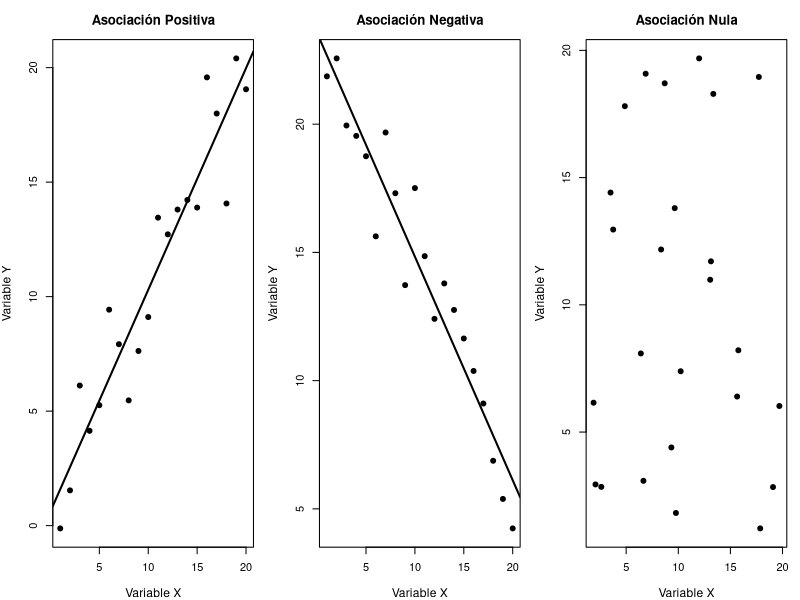
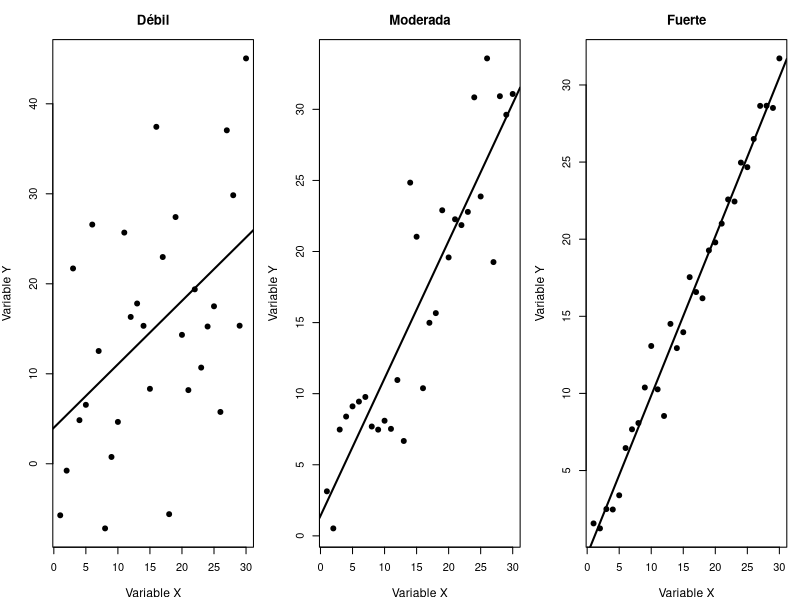
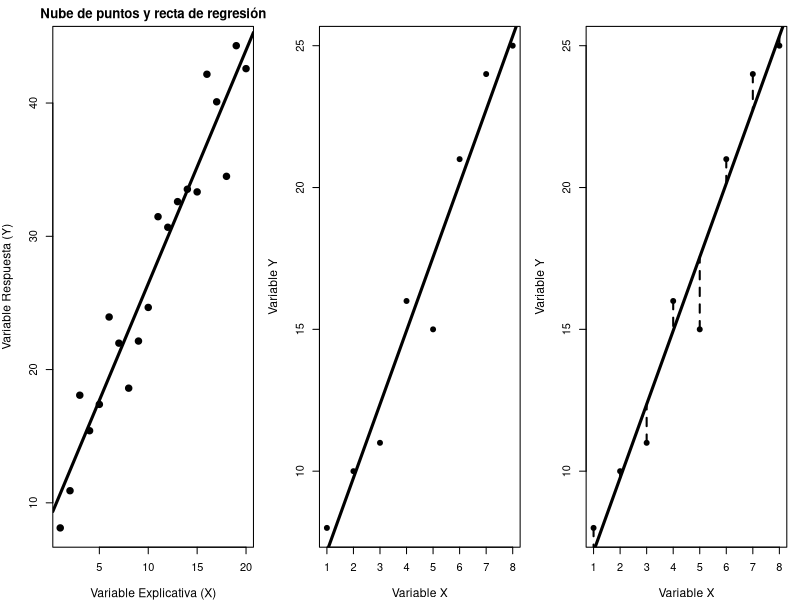
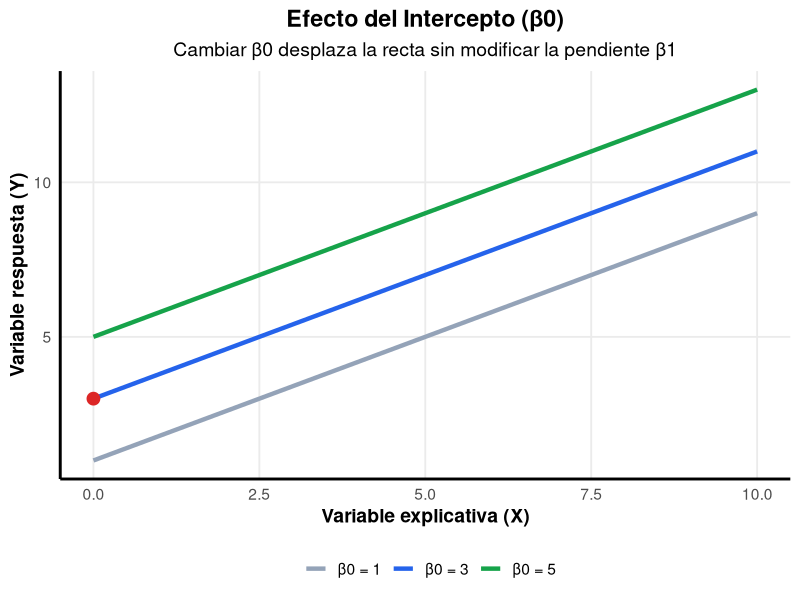
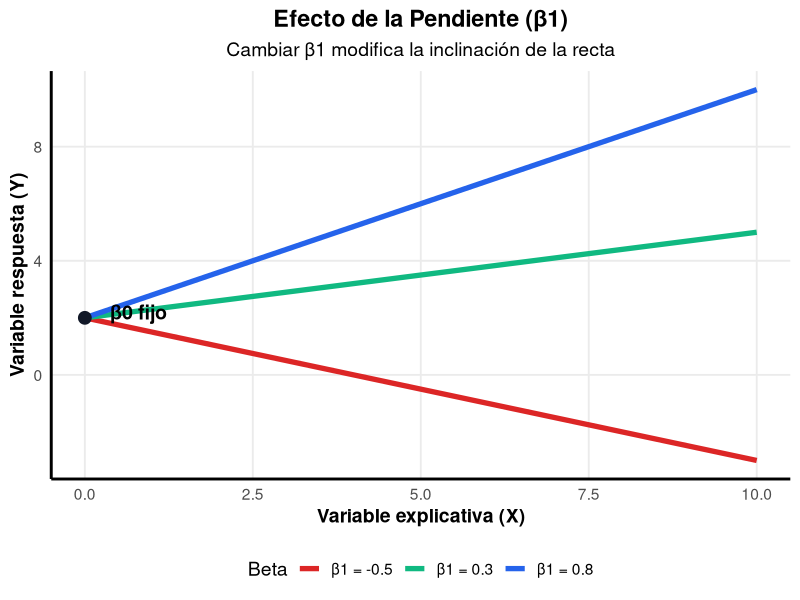
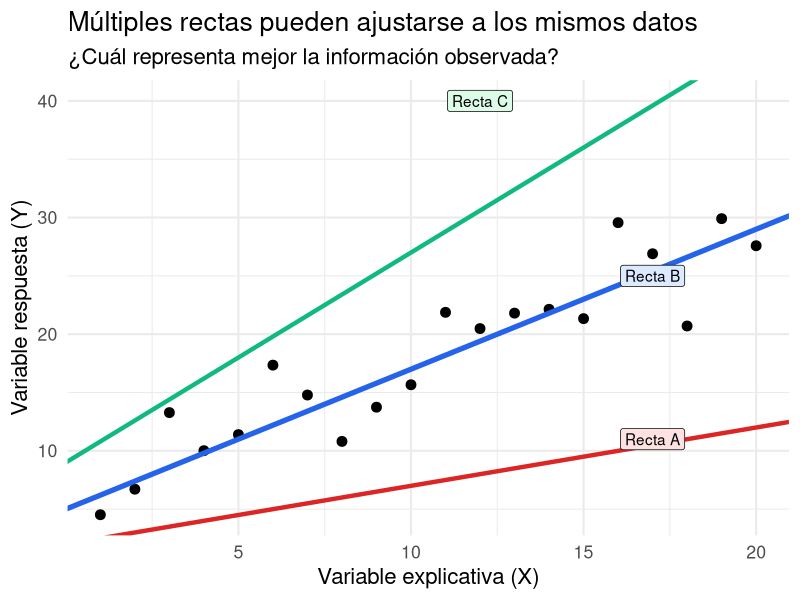
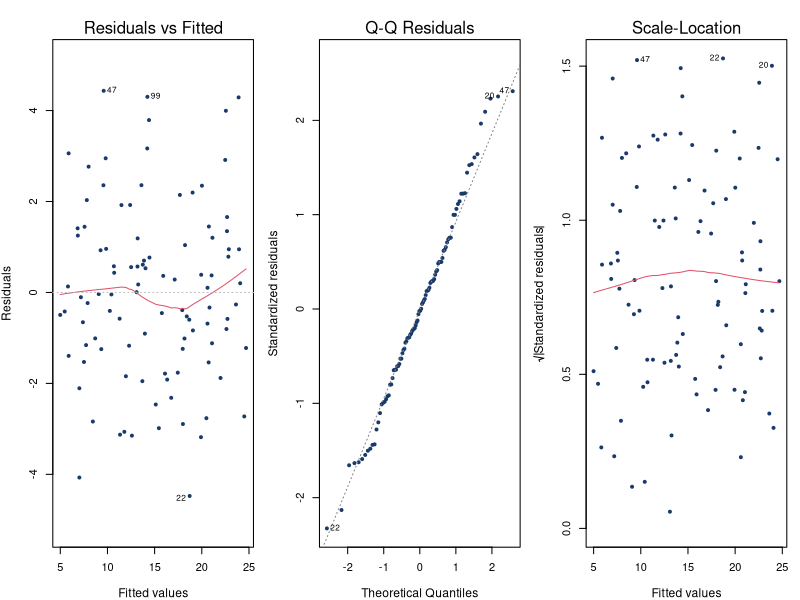
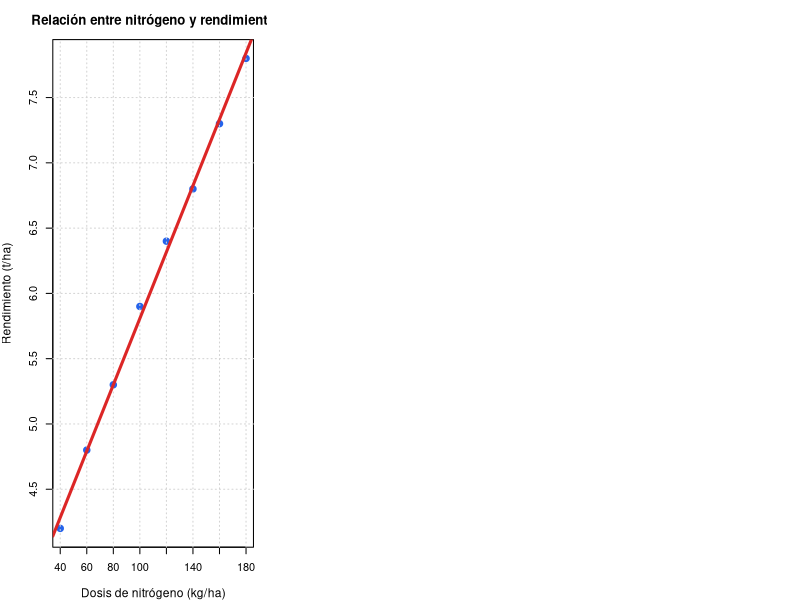

Generate these figures, in order, with R:
## ---- chunk 1

set.seed(123)

par(
  mfrow = c(1,3),
  mar = c(4,4,3,1),
  cex.main = 1.2,
  cex.lab = 1.1
)

# -------------------------
# Asociación positiva
# -------------------------

x <- 1:20
y <- x + rnorm(20,0,2)

plot(
  x, y,
  pch = 19,
  main = "Asociación Positiva",
  xlab = "Variable X",
  ylab = "Variable Y"
)

abline(lm(y ~ x), lwd = 2)

# -------------------------
# Asociación negativa
# -------------------------

x <- 1:20
y <- 25 - x + rnorm(20,0,2)

plot(
  x, y,
  pch = 19,
  main = "Asociación Negativa",
  xlab = "Variable X",
  ylab = "Variable Y"
)

abline(lm(y ~ x), lwd = 2)

# -------------------------
# Asociación nula
# -------------------------

x <- runif(25,0,20)
y <- runif(25,0,20)

plot(
  x, y,
  pch = 19,
  main = "Asociación Nula",
  xlab = "Variable X",
  ylab = "Variable Y"
)
## ---- chunk 2
set.seed(123)

par(
  mfrow = c(1,3),
  mar = c(4,4,3,1),
  cex.main = 1.2,
  cex.lab = 1.1
)

x <- 1:30

# Asociación débil
y1 <- x + rnorm(30,0,12)

plot(
  x,y1,
  pch=19,
  main="Débil",
  xlab="Variable X",
  ylab="Variable Y"
)

abline(lm(y1~x), lwd=2)

# Asociación moderada
y2 <- x + rnorm(30,0,5)

plot(
  x,y2,
  pch=19,
  main="Moderada",
  xlab="Variable X",
  ylab="Variable Y"
)

abline(lm(y2~x), lwd=2)

# Asociación fuerte
y3 <- x + rnorm(30,0,1.5)

plot(
  x,y3,
  pch=19,
  main="Fuerte",
  xlab="Variable X",
  ylab="Variable Y"
)

abline(lm(y3~x), lwd=2)
## ---- chunk 3
set.seed(123)

x <- seq(1,20)
y <- 8 + 1.8*x + rnorm(20,0,3)

modelo <- lm(y~x)

par(
  mar=c(4,4,2,1),
  cex.lab=1.1,
  cex.axis=1
)

plot(
  x,y,
  pch=19,
  cex=1.3,
  xlab="Variable Explicativa (X)",
  ylab="Variable Respuesta (Y)",
  main="Nube de puntos y recta de regresión"
)

abline(modelo,lwd=3)
## ---- chunk 4
set.seed(123)

x <- c(1,2,3,4,5,6,7,8)
y <- c(8,10,11,16,15,21,24,25)

modelo <- lm(y~x)

plot(
  x,y,
  pch=19,
  xlab="Variable X",
  ylab="Variable Y"
)

abline(modelo,lwd=3)
## ---- chunk 5
set.seed(123)

x <- c(1,2,3,4,5,6,7,8)
y <- c(8,10,11,16,15,21,24,25)

modelo <- lm(y~x)

plot(
  x,y,
  pch=19,
  xlab="Variable X",
  ylab="Variable Y"
)

abline(modelo,lwd=3)

yhat <- predict(modelo)

segments(
  x0=x,
  y0=y,
  x1=x,
  y1=yhat,
  lty=2,
  lwd=2
)
## ---- chunk 6
library(ggplot2)
library(grid)

x <- seq(0,10,length.out=100)

datos <- data.frame(
  x = rep(x,3),
  y = c(
    1 + 0.8*x,
    3 + 0.8*x,
    5 + 0.8*x
  ),
  beta0 = factor(rep(
    c("β0 = 1","β0 = 3","β0 = 5"),
    each=length(x)
  ))
)

ggplot(datos,aes(x,y,color=beta0))+

  geom_line(
    linewidth=1.5
  )+

  # Punto del intercepto central
  geom_point(
    data=data.frame(x=0,y=3),
    aes(x,y),
    size=4,
    color="#dc2626"
  )+

  scale_color_manual(
    values=c(
      "#94a3b8",
      "#2563eb",
      "#16a34a"
    )
  )+

  labs(
    title="Efecto del Intercepto (β0)",
    subtitle="Cambiar β0 desplaza la recta sin modificar la pendiente β1",
    x="Variable explicativa (X)",
    y="Variable respuesta (Y)",
    color=""
  )+

  theme_minimal(base_size=14)+

  theme(
    panel.grid.minor=element_blank(),

    axis.line=element_line(linewidth=1),

    axis.title=element_text(face="bold"),

    plot.title=element_text(
      hjust=.5,
      face="bold"
    ),

    plot.subtitle=element_text(
      hjust=.5
    ),

    legend.position="bottom"
  )
## ---- chunk 7
library(ggplot2)
library(grid)

x <- seq(0,10,length.out=100)

datos <- rbind(

  data.frame(
    x=x,
    y=2+0.3*x,
    Beta="β1 = 0.3"
  ),

  data.frame(
    x=x,
    y=2+0.8*x,
    Beta="β1 = 0.8"
  ),

  data.frame(
    x=x,
    y=2-0.5*x,
    Beta="β1 = -0.5"
  )

)


ggplot(datos,aes(x,y,color=Beta))+

  geom_line(
    linewidth=1.8
  )+

  # intercepto común
  geom_point(
    data=data.frame(x=0,y=2),
    aes(x,y),
    color="#111827",
    size=4
  )+

  annotate(
    "text",
    x=0.8,
    y=2.2,
    label="β0 fijo",
    size=5,
    fontface="bold"
  )+

  
  scale_color_manual(
    values=c(
      "β1 = 0.3"="#10b981",
      "β1 = 0.8"="#2563eb",
      "β1 = -0.5"="#dc2626"
    )
  )+

  labs(
    title="Efecto de la Pendiente (β1)",
    subtitle="Cambiar β1 modifica la inclinación de la recta",
    x="Variable explicativa (X)",
    y="Variable respuesta (Y)"
  )+

  theme_minimal(base_size=14)+

  theme(
    legend.position="bottom",

    panel.grid.minor=element_blank(),

    axis.line=element_line(linewidth=1),

    axis.title=element_text(face="bold"),

    plot.title=element_text(
      hjust=.5,
      face="bold"
    ),

    plot.subtitle=element_text(
      hjust=.5
    )
  )
## ---- chunk 8
library(ggplot2)

set.seed(123)

x <- seq(1,20)

y <- 5 + 1.2*x + rnorm(20,0,3)

datos <- data.frame(x,y)

ggplot(datos,aes(x,y)) +

  geom_point(
    size=3,
    color="black"
  ) +

  geom_abline(
    intercept=2,
    slope=0.5,
    color="#dc2626",
    linewidth=1.5
  ) +

  geom_abline(
    intercept=5,
    slope=1.2,
    color="#2563eb",
    linewidth=1.8
  ) +

  geom_abline(
    intercept=9,
    slope=1.8,
    color="#10b981",
    linewidth=1.5
  ) +

  annotate(
    "label",
    x=17,
    y=11,
    label="Recta A",
    fill="#fee2e2"
  ) +

  annotate(
    "label",
    x=17,
    y=25,
    label="Recta B",
    fill="#dbeafe"
  ) +

  annotate(
    "label",
    x=12,
    y=40,
    label="Recta C",
    fill="#dcfce7"
  ) +

  labs(
    title="Múltiples rectas pueden ajustarse a los mismos datos",
    subtitle="¿Cuál representa mejor la información observada?",
    x="Variable explicativa (X)",
    y="Variable respuesta (Y)"
  ) +

  theme_minimal(base_size=16)
## ---- chunk 9
#| echo: false
#| fig-width: 10
#| fig-height: 3.8
#| fig-align: center
#| out-width: "100%"

par(
  mfrow = c(1,3),
  mar = c(4,4,3,1)
)
set.seed(123)

n <- 100

x <- runif(n, 0, 10)

y <- 5 + 2*x + rnorm(n, mean = 0, sd = 2)

datos <- data.frame(x, y)

modelo <- lm(y ~ x, data = datos)

plot(
  modelo,
  which = 1,
  col = "#1a3a6b",
  pch = 19,
  cex = 0.6
)

plot(
  modelo,
  which = 2,
  col = "#1a3a6b",
  pch = 19,
  cex = 0.6
)

plot(
  modelo,
  which = 3,
  col = "#1a3a6b",
  pch = 19,
  cex = 0.6
)
## ---- chunk 10
#| echo: false
#| fig-width: 10
#| fig-height: 5
#| fig-align: center

nitrogeno <- c(
  40, 60, 80, 100,
  120, 140, 160, 180
)

rendimiento <- c(
  4.2, 4.8, 5.3, 5.9,
  6.4, 6.8, 7.3, 7.8
)

plot(
  rendimiento ~ nitrogeno,
  pch = 19,
  col = "#2563eb",
  cex = 1.3,
  xlab = "Dosis de nitrógeno (kg/ha)",
  ylab = "Rendimiento (t/ha)",
  main = "Relación entre nitrógeno y rendimiento"
)

grid()

abline(
  lm(rendimiento ~ nitrogeno),
  col = "#dc2626",
  lwd = 3
)
## ---- chunk 11
#| echo: false
#| fig-width: 15
#| fig-height: 5
#| fig-align: center
#| out-width: "100%"

par(
  mfrow = c(1,3),
  mar = c(4,4,3,1)
)
x<- c(
  40, 60, 80, 100,
  120, 140, 160, 180
)

y <- c(
  4.2, 4.8, 5.3, 5.9,
  6.4, 6.8, 7.3, 7.8
)


datos <- data.frame(x, y)

modelo <- lm(y ~ x, data = datos)

plot(
  modelo,
  which = 1,
  col = "#1a3a6b",
  pch = 19,
  cex = 0.6
)

plot(
  modelo,
  which = 2,
  col = "#1a3a6b",
  pch = 19,
  cex = 0.6
)

plot(
  modelo,
  which = 3,
  col = "#1a3a6b",
  pch = 19,
  cex = 0.6
)
## ---- chunk 12
shapiro.test(residuals(modelo))

## ---- chunk 13
library(lmtest)

bptest(modelo)

## ---- chunk 14
library(lmtest)

dwtest(modelo)

## ---- chunk 15
#| echo: false
#| fig-width: 7
#| fig-height: 4
#| fig-align: center
#| out-width: "100%"
# Datos del experimento
set.seed(123)

agua <- seq(2, 16, by = 1)

rendimiento <- 1.5 + 0.32*agua + rnorm(
  length(agua),
  mean = 0,
  sd = 0.9
)

datos <- data.frame(
  agua,
  rendimiento
)

# Modelo
modelo <- lm(rendimiento ~ agua,
             data = datos)

            
plot(rendimiento ~ agua,
     data = datos,
     pch = 19,
     xlab = "Agua",
     ylab = "Rendimiento")

abline(modelo,
       col = "red",
       lwd = 2)

## ---- chunk 16
#| echo: false
#| fig-width: 7
#| fig-height: 4
#| fig-align: center
#| out-width: "100%"


par(mfrow = c(1,3))

plot(modelo, which = c(1,2,3))

## ---- chunk 17
#| echo: false

summary(modelo)

## ---- chunk 18
#| echo: false

shapiro.test(residuals(modelo))

## ---- chunk 19
#| echo: false

library(lmtest)

bptest(modelo)

## ---- chunk 20
#| echo: false

dwtest(modelo)
